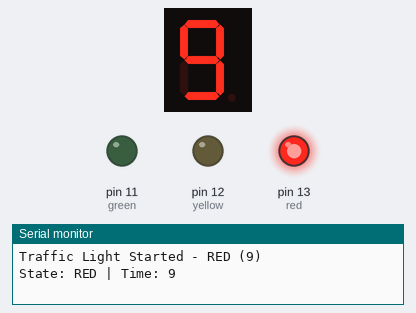
Recording of a sketch running on a simulated Arduino Uno, built with avr-gcc and run on an emulated ATmega328P. Shown: 1-digit seven-segment display, output pins drawn as LEDs (lit = HIGH), the last lines printed to the serial monitor. Wiring (inferred from the names in the program): 1-digit 7-segment display, segments lit when LOW: segments pin 2, pin 3, pin 4, pin 5, pin 6, pin 7, pin 8. The segment pins are drawn as the display they are named for; pins used as bus, display or sensor lines are not drawn.

Above: at 0.1 s.
At 3.1 s:
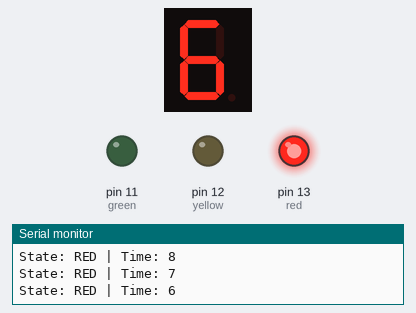
At 6.1 s:
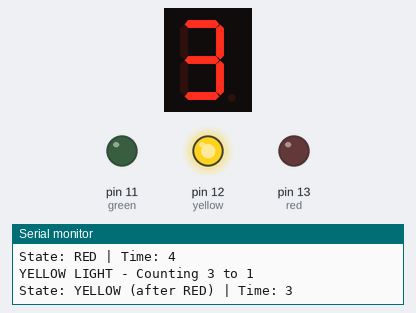
At 9.1 s:
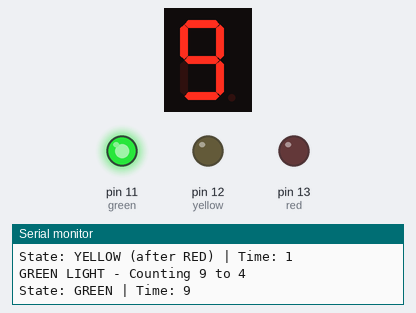
At 13.1 s:
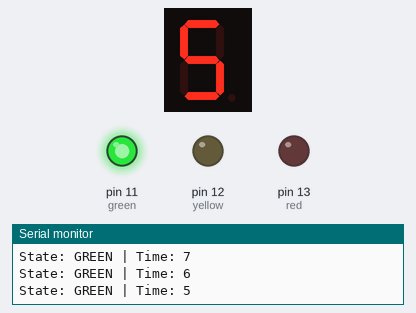
At 17.1 s:
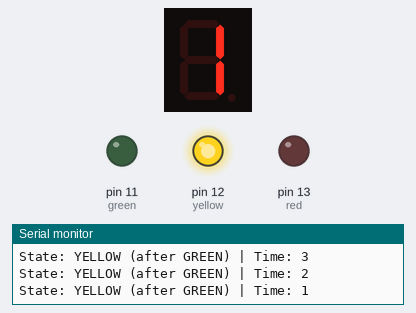
Timing chart, 0 to 37.5 s (numbered marks = the images above):
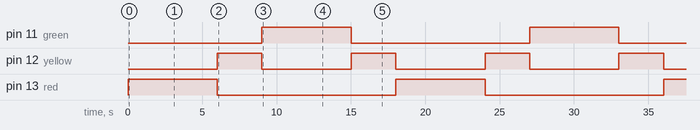

The sketch:

sketch.ino
```cpp
// Traffic light pins
const int green = 11;
const int yellow = 12;
const int red = 13;

// 7-segment display pins
const int a = 2;
const int b = 3;
const int c = 4;
const int d = 5;
const int e = 6;
const int f = 7;
const int g = 8;

// Timing variables
const int redTime = 6;      // Red light duration: 9-8-7-6-5-4
const int greenTime = 6;    // Green light duration: 9-8-7-6-5-4
const int yellowTime = 3;   // Yellow light duration: 3-2-1

int currentTime = 9;        // Start counting from 9
int currentState = 0;       // 0=red, 1=yellow, 2=green, 3=yellow

void setup() {
  // Initialize 7-segment display pins
  for (int i = 2; i <= 8; i++) {
    pinMode(i, OUTPUT);
    digitalWrite(i, HIGH); // Start with all segments OFF (Common Anode)
  }

  // Initialize traffic light pins
  pinMode(red, OUTPUT);
  pinMode(yellow, OUTPUT);
  pinMode(green, OUTPUT);

  Serial.begin(9600);

  // Start with red light counting from 9
  setTrafficLight(0);
  displayNumber(9);
  Serial.println("Traffic Light Started - RED (9)");
}

void loop() {
  // Update display with current time
  displayNumber(currentTime);
  Serial.print("State: ");
  Serial.print(getStateName());
  Serial.print(" | Time: ");
  Serial.println(currentTime);

  delay(1000); // Wait 1 second
  currentTime--; // Decrement counter

  // Check if time for current countdown phase has elapsed
  if (currentTime < getMinTimeForState()) {
    changeState();
  }
}

void changeState() {
  // Move to next state
  currentState = (currentState + 1) % 4;

  switch(currentState) {
    case 0: // Red light (9-8-7-6-5-4)
      setTrafficLight(0);
      currentTime = 9; // Start from 9
      Serial.println("RED LIGHT - Counting 9 to 4");
      break;

    case 1: // First Yellow light (3-2-1)
      setTrafficLight(1);
      currentTime = 3; // Start from 3
      Serial.println("YELLOW LIGHT - Counting 3 to 1");
      break;

    case 2: // Green light (9-8-7-6-5-4)
      setTrafficLight(2);
      currentTime = 9; // Start from 9
      Serial.println("GREEN LIGHT - Counting 9 to 4");
      break;

    case 3: // Second Yellow light (3-2-1)
      setTrafficLight(1);
      currentTime = 3; // Start from 3
      Serial.println("YELLOW LIGHT - Counting 3 to 1");
      break;
  }
}

int getMinTimeForState() {
  switch(currentState) {
    case 0: // Red: stop at 4 (9→4 = 6 seconds)
    case 2: // Green: stop at 4 (9→4 = 6 seconds)
      return 4;
    case 1: // Yellow: stop at 1 (3→1 = 3 seconds)
    case 3: // Yellow: stop at 1 (3→1 = 3 seconds)
      return 1;
    default:
      return 1;
  }
}

String getStateName() {
  switch(currentState) {
    case 0: return "RED";
    case 1: return "YELLOW (after RED)";
    case 2: return "GREEN";
    case 3: return "YELLOW (after GREEN)";
    default: return "UNKNOWN";
  }
}

void setTrafficLight(int state) {
  // Turn all lights off first
  digitalWrite(red, LOW);
  digitalWrite(yellow, LOW);
  digitalWrite(green, LOW);

  // Turn on the appropriate light
  switch(state) {
    case 0: // Red
      digitalWrite(red, HIGH);
      break;
    case 1: // Yellow
      digitalWrite(yellow, HIGH);
      break;
    case 2: // Green
      digitalWrite(green, HIGH);
      break;
  }
}

void displayNumber(int number) {
  // COMMON ANODE patterns (inverted bits - 0=ON, 1=OFF)
  byte digitPatterns[10] = {
    B1111110, // 0 - segments: abcdef (inverted from B1111110)
    B0110000, // 1 - segments: bc     (inverted from B0110000)
    B1101101, // 2 - segments: abdeg  (inverted from B1101101)
    B1111001, // 3 - segments: abcdg  (inverted from B1111001)
    B0110011, // 4 - segments: bcfg   (inverted from B0110011)
    B1011011, // 5 - segments: acdfg  (inverted from B1011011)
    B1011111, // 6 - segments: acdefg (inverted from B1011111)
    B1110000, // 7 - segments: abc    (inverted from B1110000)
    B1111111, // 8 - segments: abcdefg (inverted from B1111111)
    B1111011  // 9 - segments: abcdfg (inverted from B1111011)
  };

  // Ensure number is within displayable range (0-9)
  if (number > 9) number = 9;
  if (number < 0) number = 0;

  byte pattern = digitPatterns[number];

  // Set each segment according to the pattern
  // For Common Anode: LOW turns segment ON, HIGH turns it OFF
  digitalWrite(a, pattern & B1000000 ? LOW : HIGH);
  digitalWrite(b, pattern & B0100000 ? LOW : HIGH);
  digitalWrite(c, pattern & B0010000 ? LOW : HIGH);
  digitalWrite(d, pattern & B0001000 ? LOW : HIGH);
  digitalWrite(e, pattern & B0000100 ? LOW : HIGH);
  digitalWrite(f, pattern & B0000010 ? LOW : HIGH);
  digitalWrite(g, pattern & B0000001 ? LOW : HIGH);
}

// Test function to verify display working
void testDisplay() {
  Serial.println("Testing Common Anode Display...");
  for (int i = 9; i >= 0; i--) {
    Serial.println(i);
    displayNumber(i);
    delay(1000);
  }
}
```

Measured:
- by itself, pin 11 (green), pin 13 (red): alternates HIGH for 6.0 s and LOW for 12.0 s
- by itself, pin 12 (yellow): alternates HIGH for 3.0 s and LOW for 6.0 s
- by itself, everything shown: repeats every 18.0 s, in 22 steps
- what the display in image 1 shows lasts 1.0 s, from 3.0 s to 4.0 s
